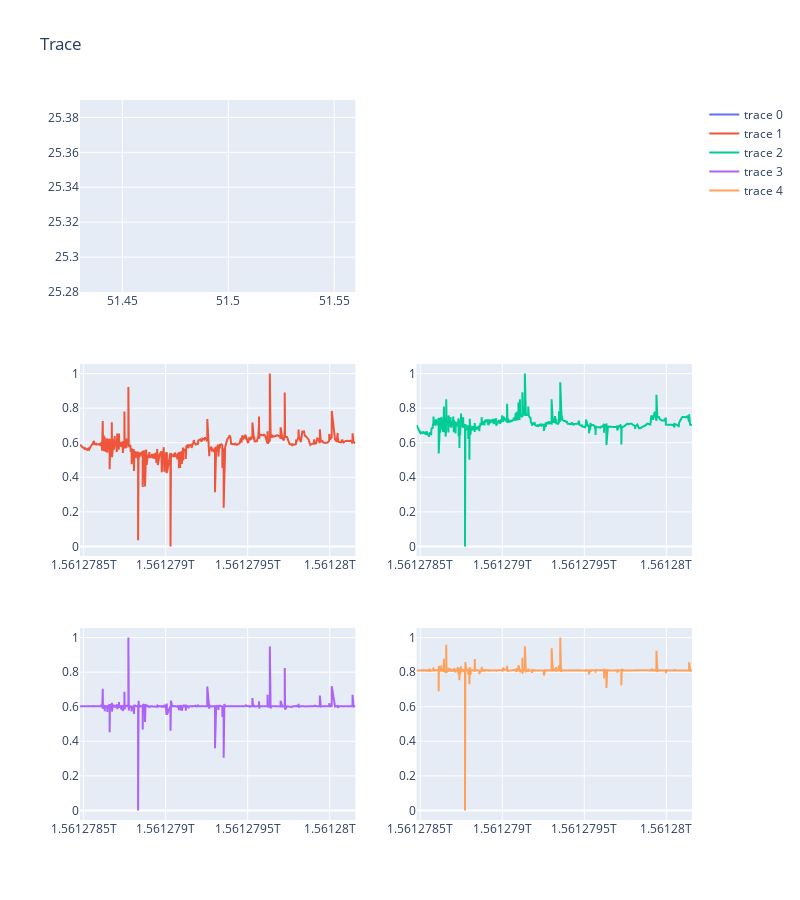

The cell this chart's notebook holds for it:
### Code cell
from utils.visualization import plot_trace

plot_trace(df, mode="velocity")

### Figure 1 — Plotly figure (JSON) as saved in the notebook; plotly's stock layout.template omitted (floating-point values rounded to 4 significant figures; data arrays with more than 128 entries replaced by an {"elided": "..."} marker saying what was removed)
{"data": [{"marker": {"size": 2}, "type": "scatter", "x": {"elided": "531 float values"}, "xaxis": "x", "y": {"elided": "531 float values"}, "yaxis": "y"}, {"type": "scatter", "x": {"elided": "531 int values"}, "xaxis": "x3", "y": {"elided": "531 float values"}, "yaxis": "y3"}, {"type": "scatter", "x": {"elided": "531 int values"}, "xaxis": "x4", "y": {"elided": "531 float values"}, "yaxis": "y4"}, {"type": "scatter", "x": {"elided": "531 int values"}, "xaxis": "x5", "y": {"elided": "531 float values"}, "yaxis": "y5"}, {"type": "scatter", "x": {"elided": "531 int values"}, "xaxis": "x6", "y": {"elided": "531 float values"}, "yaxis": "y6"}], "layout": {"height": 900, "title": {"text": "Trace"}, "width": 800, "xaxis": {"anchor": "y", "domain": [0, 0.45], "range": [51.43, 51.56]}, "xaxis2": {"anchor": "y2", "domain": [0.55, 1]}, "xaxis3": {"anchor": "y3", "domain": [0, 0.45]}, "xaxis4": {"anchor": "y4", "domain": [0.55, 1]}, "xaxis5": {"anchor": "y5", "domain": [0, 0.45]}, "xaxis6": {"anchor": "y6", "domain": [0.55, 1]}, "yaxis": {"anchor": "x", "domain": [0.7333, 1], "range": [25.28, 25.39]}, "yaxis2": {"anchor": "x2", "domain": [0.7333, 1]}, "yaxis3": {"anchor": "x3", "domain": [0.3667, 0.6333]}, "yaxis4": {"anchor": "x4", "domain": [0.3667, 0.6333]}, "yaxis5": {"anchor": "x5", "domain": [0, 0.2667]}, "yaxis6": {"anchor": "x6", "domain": [0, 0.2667]}}}
